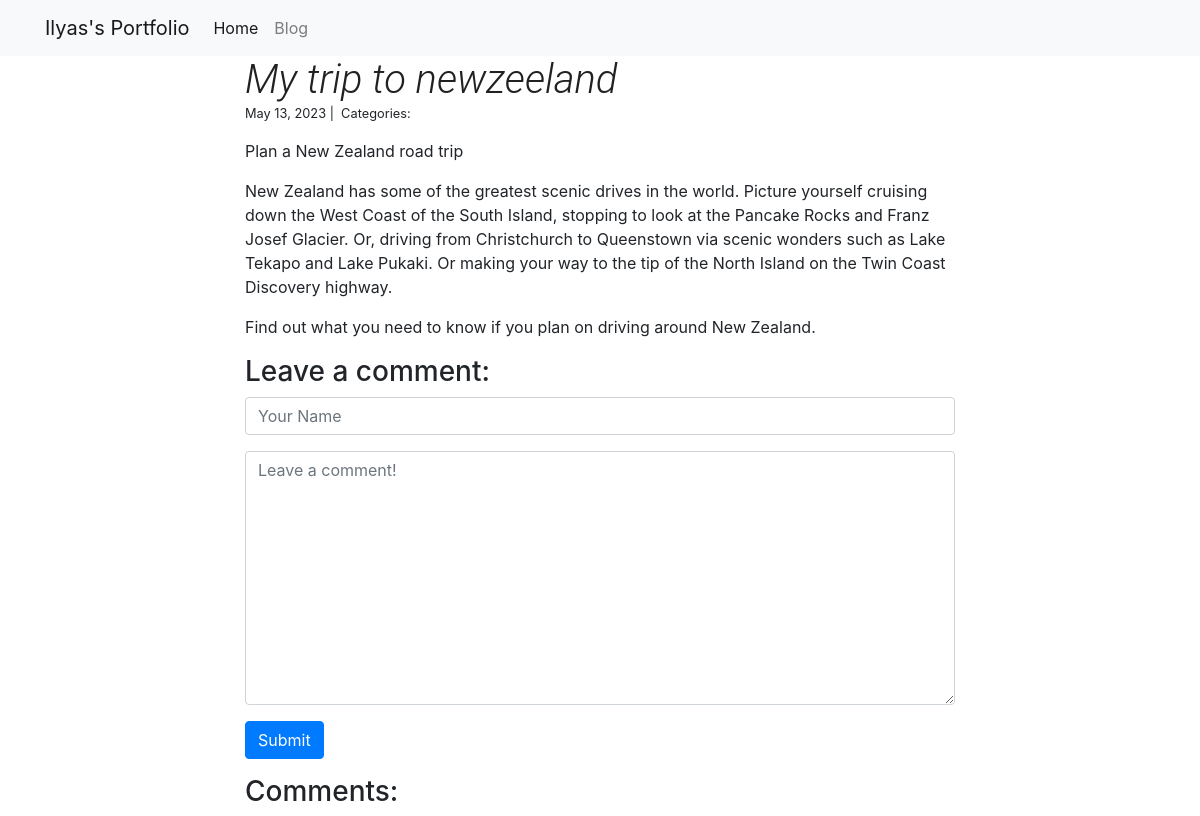
The app's page /blog/2/ with its own data.
### mywebsite/models.py (models this page shows, shortened)
class Post(models.Model):
    title = models.CharField(max_length=150)
    author = models.ForeignKey(settings.AUTH_USER_MODEL, on_delete=models.CASCADE)
    body = models.TextField()
    post_date = models.DateField(auto_now_add=True)
    category = models.ManyToManyField(Category, related_name='post_categories', null=True, blank=True)
    likes = models.ManyToManyField(settings.AUTH_USER_MODEL, related_name='post_likes')

### mywebsite/views.py (the view, shortened to what this page needs)
# urls.py: path('blog/<int:pk>/', views.blog_detail, name='blog_detail'),
def blog_detail(request, pk):
    post = Post.objects.get(pk=pk)
    form = CommentForm()
    comments = Comment.objects.filter(post=post)
    context = {
        "post": post,
        "comments": comments,
        "form": form,
    }
    return render(request, "blog_detail.html", context)

### mywebsite/forms.py
class CommentForm(forms.Form):
    author = forms.CharField(max_length=60, widget=forms.TextInput(attrs={
        'class': 'form-control',
        'placeholder': 'Your Name'
    }))
    body = forms.CharField(widget=forms.Textarea(attrs={
        'class': 'form-control',
        'placeholder': 'Leave a comment!'
    }))

### mywebsite/templates/blog_detail.html (shortened to what this page needs)
{% extends "base.html" %}
{% block page_content %}
<div class="col-md-8 offset-md-2">
    <h1>{{ post.title }}</h1>
    <small>
        {{ post.post_date }} |&nbsp;
        Categories:&nbsp;
    </small>
    <p>{{ post.body | linebreaks }}</p>
    <h3>Leave a comment:</h3>
    <form action="/blog/{{ post.pk }}/" method="post">
        <div class="form-group">
            {{ form.author }}
        </div>
        <div class="form-group">
            {{ form.body }}
        </div>
        <button type="submit" class="btn btn-primary">Submit</button>
    </form>
    <h3>Comments:</h3>
</div>
{% endblock %}

### mywebsite/static/mywebsite/style.css (style rules this page uses)
h1 { font-family: 'Roboto', sans-serif; font-style: italic; font-weight: 300; color: #212121; margin: 0; padding: 0; }

### records on screen
Post: title "My trip to newzeeland", post_date "May 13, 2023", body "Plan a New Zealand road trip New Zealand has some of the greatest scenic drives in the world. Picture yourself cruising down the West Coast of the South Island, stopping to look at the Pancake Rocks and Franz Josef Glacier. Or, driving from Christchurch to Queenstown via scenic wonders such as Lake Tekapo and Lake Pukaki. Or making your way to the tip of the North Island on the Twin Coast Discovery highway. Find out what you need to know if you plan on driving around New Zealand."
